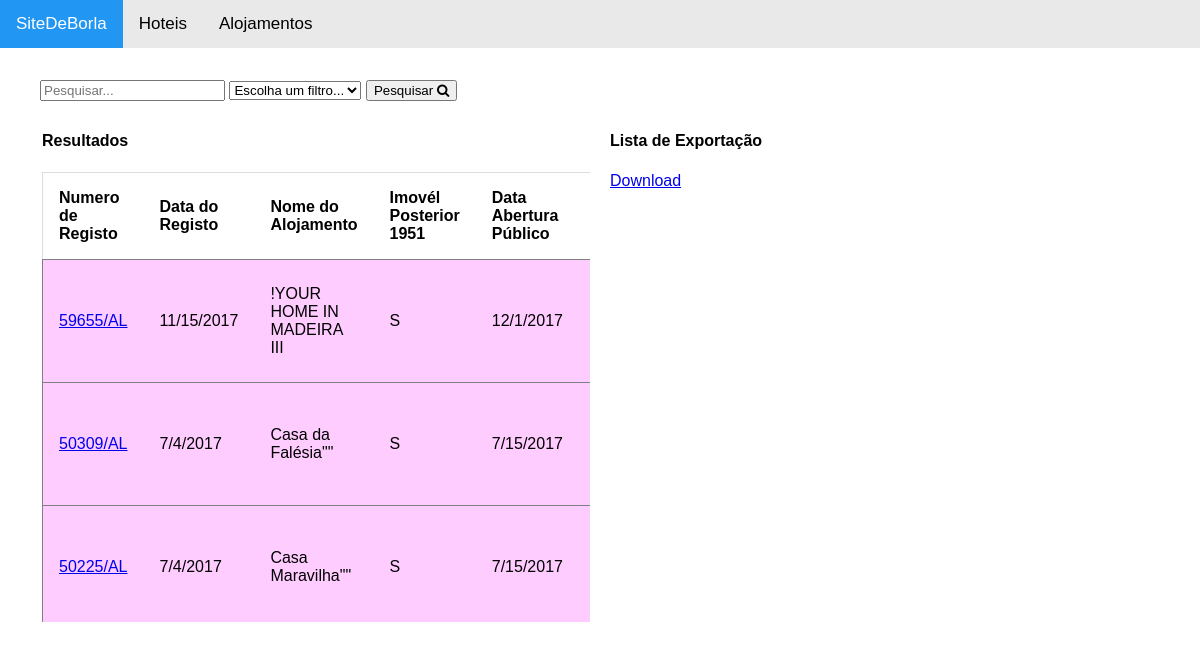
Screenshot of /miguel/index.php with the database file from the repository.
### tables this page shows
CREATE TABLE `alojamento` (
  `numero_registo` varchar(10) DEFAULT NULL,
  `Data_registo` varchar(10) DEFAULT NULL,
  `Nome_Alojamento` varchar(100) DEFAULT NULL,
  `Imovel_Posterior_1951` varchar(1) DEFAULT NULL,
  `Data_Abertura_Publico` varchar(10) DEFAULT NULL,
  `Modalidade` varchar(36) DEFAULT NULL,
  `numero_camas` int(4) DEFAULT NULL,
  `Numero_Utentes` int(4) DEFAULT NULL,
  `numero_quartos` int(4) DEFAULT NULL,
  `numero_beliches` int(4) DEFAULT '0',
  `Endereco` varchar(250) DEFAULT NULL,
  `codigo_postal` varchar(8) DEFAULT NULL,
  `Localidade` varchar(60) DEFAULT NULL,
  `Freguesia` varchar(50) DEFAULT NULL,
  `Concelho` varchar(50) DEFAULT NULL,
  `Distrito` varchar(50) DEFAULT NULL,
  `NUTT_II` varchar(50) DEFAULT NULL,
  `Titular_da_Exploracao` varchar(100) DEFAULT NULL,
  `Titular_Qualidade` varchar(50) DEFAULT NULL,
  `Contribuinte` varchar(9) DEFAULT NULL,
  `Tipo_Titular` varchar(50) DEFAULT NULL,
  `Pais_Titular` varchar(50) DEFAULT NULL,
  `Telefone` varchar(20) DEFAULT NULL,
  `Fax` varchar(20) DEFAULT NULL,
  `Telemovel` varchar(20) DEFAULT NULL,
  `Email` varchar(50) DEFAULT NULL
);

### miguel/includes/database.php (the view, shortened to what this page needs)
<html lang="en">
<head>
    <link rel="stylesheet" href="../style.css">
</head>
<body>
</body>
<?php
$servername = "localhost";
$username = "root";
$password = "";
$dbname = "turismo";
$conn = new mysqli($servername, $username, $password, $dbname);
mysqli_set_charset($conn,"utf8");
$sql = "SELECT * FROM alojamento LIMIT 5";
$result = $conn->query($sql);
if ($result->num_rows > 0) {
    echo "<table id='sourcetable'><thead><tr><th>Numero de Registo</th><th>Data do Registo</th><th>Nome do Alojamento</th><th>Imovél Posterior 1951</th><th>Data Abertura Público</th><th>Modalidade</th><th>Número de camas</th><th>Número de Utentes</th><th>Número de Quartos</th><th>Número de Beliches</th><th>Localização(Endereço)</th><th>Localização(Código de Postal)</th><th>Localização(Localidade)</th><th>Localização(Freguesia)</th><th>Localização(Concelho)</th><th>Localização(Distrito)</th><th>NUTT_II</th><th>Titular da Exploração</th><th>Titular Qualidade</th><th>Contribuinte</th><th>Tipo de Titular</th><th>Pais Titular</th><th>Telefone</th><th>Fax</th><th>Telemovel</th><th>Email</th></tr></thead>";
    while($row = $result->fetch_assoc()) {
        echo "<tbody><tr><td><a class='ajaxCall' href='#' rel='".json_encode($row, JSON_UNESCAPED_UNICODE)."'>".$row['numero_registo']."</a></td><td>".$row["Data_registo"]."</td><td>".$row["Nome_Alojamento"]."</td><td>".$row["Imovel_Posterior_1951"]."</td><td>".$row["Data_Abertura_Publico"]."</td><td>".$row["Modalidade"]."</td><td>".$row["numero_camas"]."</td><td>".$row["Numero_Utentes"]."</td><td>".$row["numero_quartos"]."</td><td>".$row["numero_beliches"]."</td><td>".$row["Endereco"]."</td><td>".$row["codigo_postal"]."</td><td>".$row["Localidade"]."</td><td>".$row["Freguesia"]."</td><td>".$row["Concelho"]."</td><td>".$row["Distrito"]."</td><td>".$row["NUTT_II"]."</td><td>".$row["Titular_da_Exploracao"]."</td><td>".$row["Titular_Qualidade"]."</td><td>".$row["Contribuinte"]."</td><td>".$row["Tipo_Titular"]."</td><td>".$row["Pais_Titular"]."</td><td>".$row["Telefone"]."</td><td>".$row["Fax"]."</td><td>".$row["Telemovel"]."</td><td>".$row["Email"]."</td></tr></tbody>";
    }
    echo "</table>";
}
else {
    echo "0 results";
}
?>

### miguel/index.php (shortened to what this page needs)
<!DOCTYPE html>
<html>
<head>
<link rel="stylesheet" href="https://cdnjs.cloudflare.com/ajax/libs/font-awesome/4.7.0/css/font-awesome.min.css">
<link rel="stylesheet" href="../style.css">
</head>
<body>
<div class="topnav">
  <a class="active" href="#home">SiteDeBorla</a>
  <a href="/hoteis">Hoteis</a>
  <a href="/alojamentos">Alojamentos</a>
</div>
<div class="row" style="margin:2rem;">
<div class="search-container" style="margin-left:0.5rem;">
    <form action="/action_page.php">
      <input type="text" placeholder="Pesquisar..." name="search">
      <select placeholder="Escolha um filtro...">
        <option disabled selected style="display:none;">Escolha um filtro...</option>
      </select>
      <button type="submit">Pesquisar <i class="fa fa-search"></i></button>
    </form>
  </div>
  <div class="column" >
  <h4>Resultados</h4>
  <div style="overflow-x:scroll; overflow-y:scroll; height:450px;">
  <table>
  <?php include './includes/database.php';?>
</table>
</div>
  </div>
  <div class='column'>
    <h4>Lista de Exportação</h4>
    <table id="replaceme">
    <a href="#" id="down">Download</a>
    </table>
    <br>
  </div>
</div>
</body>
</html>

### style.css (style rules this page uses)
* { box-sizing: border-box; }
body { margin: 0; font-family: Arial, Helvetica, sans-serif; }
.topnav { overflow: hidden; background-color: #e9e9e9; }
.topnav a { float: left; display: block; color: black; text-align: center; padding: 14px 16px; text-decoration: none; font-size: 17px; }
.topnav a.active { background-color: #2196F3; color: white; }
table { border-collapse: collapse; border-spacing: 0; width: 100%; border: 1px solid #ddd; }
th, td { text-align: left; padding: 16px; }
.column { float: left; width: 50%; padding: 10px; height: 300px; }
.row:after { content: ""; display: table; clear: both; }

### miguel/includes/database.php (style rules this page uses)
table#sourcetable tbody tr { background-color : #ffccff; border: 1px solid grey; }
table#sourcetable tbody tr { cursor : pointer; }

### rows the page displays
alojamento: numero_registo "59655/AL", Data_registo "11/15/2017", Nome_Alojamento "!YOUR HOME IN MADEIRA III", Imovel_Posterior_1951 "S", Data_Abertura_Publico "12/1/2017"
alojamento: numero_registo "50309/AL", Data_registo "7/4/2017", Nome_Alojamento "Casa da Falésia\"\"", Imovel_Posterior_1951 "S", Data_Abertura_Publico "7/15/2017"
alojamento: numero_registo "50225/AL", Data_registo "7/4/2017", Nome_Alojamento "Casa Maravilha\"\"", Imovel_Posterior_1951 "S", Data_Abertura_Publico "7/15/2017"
